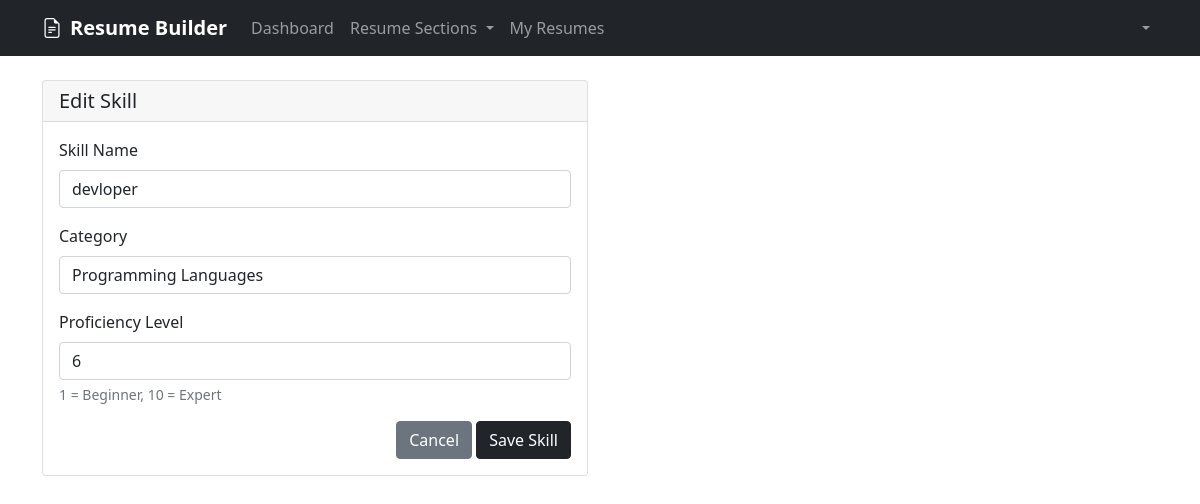
The app's page /dashboard/skills/2/edit/ (signed in) with its own data.
### resume_builder/models.py (models this page shows, shortened)
class TechnicalSkill(models.Model):
    user = models.ForeignKey(User, on_delete=models.CASCADE)
    name = models.CharField(max_length=100)
    proficiency = models.IntegerField(
        validators=[MinValueValidator(1), MaxValueValidator(10)],
        help_text="Rate your proficiency from 1-10"
    )
    category = models.CharField(max_length=50, choices=[
        ('programming', 'Programming Languages'),
        ('frameworks', 'Frameworks & Libraries'),
        ('databases', 'Databases'),
        ('tools', 'Tools & Technologies'),
        ('soft_skills', 'Soft Skills'),
    ])
    created_at = models.DateTimeField(auto_now_add=True)
    updated_at = models.DateTimeField(auto_now=True)

### resume_builder/views.py (the view)
# urls.py: path('skills/<int:pk>/edit/', views.skill_update, name='skill_update'),
@login_required
def skill_update(request, pk):
    skill = get_object_or_404(TechnicalSkill, pk=pk, user=request.user)
    if request.method == 'POST':
        form = TechnicalSkillForm(request.POST, instance=skill)
        if form.is_valid():
            form.save()
            messages.success(request, 'Skill updated successfully!')
            return redirect('skill_list')
    else:
        form = TechnicalSkillForm(instance=skill)
    return render(request, 'resume_builder/skill_form.html', {'form': form, 'title': 'Edit Skill'})

### resume_builder/forms.py
class TechnicalSkillForm(forms.ModelForm):
    class Meta:
        model = TechnicalSkill
        fields = ['name', 'proficiency', 'category']
        widgets = {
            'name': forms.TextInput(attrs={'class': 'form-control'}),
            'proficiency': forms.NumberInput(attrs={'class': 'form-control', 'min': '1', 'max': '10'}),
            'category': forms.Select(attrs={'class': 'form-control'}),
        }

### templates/resume_builder/skill_form.html (shortened to what this page needs)
{% extends 'base.html' %}
{% block content %}
<div class="row">
    <div class="col-lg-6">
        <div class="card">
            <div class="card-header">
                <h5 class="card-title mb-0">{{ title }}</h5>
            </div>
            <div class="card-body">
                <form method="post">
                    <div class="mb-3">
                        <label for="{{ form.name.id_for_label }}" class="form-label">Skill Name</label>
                        {{ form.name }}
                    </div>
                    <div class="mb-3">
                        <label for="{{ form.category.id_for_label }}" class="form-label">Category</label>
                        {{ form.category }}
                    </div>
                    <div class="mb-3">
                        <label for="{{ form.proficiency.id_for_label }}" class="form-label">Proficiency Level</label>
                        {{ form.proficiency }}
                        <div class="form-text">1 = Beginner, 10 = Expert</div>
                    </div>
                    <div class="text-end">
                        <a href="{% url 'skill_list' %}" class="btn btn-secondary">Cancel</a>
                        <button type="submit" class="btn btn-dark">Save Skill</button>
                    </div>
                </form>
            </div>
        </div>
    </div>
</div>
{% endblock %}

### records on screen
TechnicalSkill: name "devloper", category "Programming Languages", proficiency "6"

### other values on screen
{{ title }} "Edit Skill"
